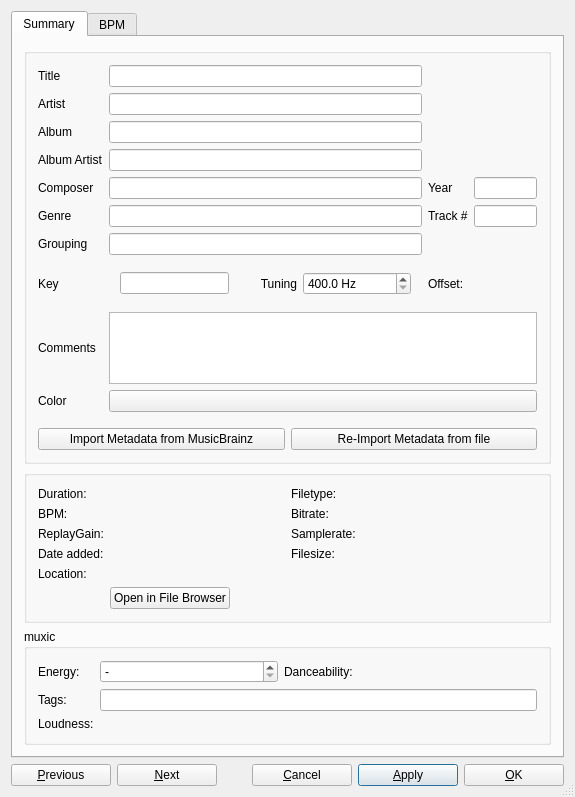
<?xml version="1.0" encoding="UTF-8"?>
<ui version="4.0">
 <class>DlgTrackInfo</class>
 <widget class="QDialog" name="DlgTrackInfo">
  <property name="geometry">
   <rect>
    <x>0</x>
    <y>0</y>
    <width>575</width>
    <height>642</height>
   </rect>
  </property>
  <property name="sizePolicy">
   <sizepolicy hsizetype="Preferred" vsizetype="Preferred">
    <horstretch>0</horstretch>
    <verstretch>0</verstretch>
   </sizepolicy>
  </property>
  <property name="windowTitle">
   <string>Track Editor</string>
  </property>
  <property name="toolTip">
   <string/>
  </property>
  <property name="sizeGripEnabled">
   <bool>true</bool>
  </property>
  <layout class="QVBoxLayout" name="verticalLayout_2">
   <item>
    <widget class="QTabWidget" name="tabWidget">
     <property name="sizePolicy">
      <sizepolicy hsizetype="Preferred" vsizetype="Preferred">
       <horstretch>0</horstretch>
       <verstretch>0</verstretch>
      </sizepolicy>
     </property>
     <property name="minimumSize">
      <size>
       <width>0</width>
       <height>0</height>
      </size>
     </property>
     <property name="currentIndex">
      <number>0</number>
     </property>
     <widget class="QWidget" name="tabSummary">
      <attribute name="title">
       <string>Summary</string>
      </attribute>
      <layout class="QVBoxLayout" name="summary_layout" stretch="1,0,0">
       <item>
        <widget class="QGroupBox" name="metadata_groupBox">
         <layout class="QGridLayout" name="tags_layout" columnstretch="0,10,0,2">
          <item row="0" column="0">
           <widget class="QLabel" name="lblTitle">
            <property name="sizePolicy">
             <sizepolicy hsizetype="Preferred" vsizetype="Preferred">
              <horstretch>0</horstretch>
              <verstretch>0</verstretch>
             </sizepolicy>
            </property>
            <property name="font">
             <font>
              <italic>false</italic>
             </font>
            </property>
            <property name="text">
             <string>Title</string>
            </property>
            <property name="alignment">
             <set>Qt::AlignLeading|Qt::AlignLeft|Qt::AlignVCenter</set>
            </property>
           </widget>
          </item>
          <item row="0" column="1">
           <widget class="QLineEdit" name="txtTitle">
            <property name="sizePolicy">
             <sizepolicy hsizetype="Expanding" vsizetype="Fixed">
              <horstretch>0</horstretch>
              <verstretch>0</verstretch>
             </sizepolicy>
            </property>
            <property name="minimumSize">
             <size>
              <width>0</width>
              <height>0</height>
             </size>
            </property>
           </widget>
          </item>

          <item row="0" column="2" rowspan="3" colspan="2">
           <widget class="QWidget" name="coverWidget" native="true">
            <property name="sizePolicy">
             <sizepolicy hsizetype="Preferred" vsizetype="Preferred">
              <horstretch>0</horstretch>
              <verstretch>0</verstretch>
             </sizepolicy>
            </property>
            <layout class="QHBoxLayout" name="coverLayout">
             <property name="spacing">
              <number>0</number>
             </property>
             <property name="margin">
              <number>0</number>
             </property>
             <property name="sizeConstraint">
              <enum>QLayout::SetDefaultConstraint</enum>
             </property>
             <property name="alignment">
              <set>Qt::AlignRight|Qt::AlignVCenter</set>
             </property>
            </layout>
           </widget>
          </item>

          <item row="1" column="0">
           <widget class="QLabel" name="lblArtist">
            <property name="sizePolicy">
             <sizepolicy hsizetype="Preferred" vsizetype="Preferred">
              <horstretch>0</horstretch>
              <verstretch>0</verstretch>
             </sizepolicy>
            </property>
            <property name="text">
             <string>Artist</string>
            </property>
            <property name="alignment">
             <set>Qt::AlignLeading|Qt::AlignLeft|Qt::AlignVCenter</set>
            </property>
           </widget>
          </item>
          <item row="1" column="1">
           <widget class="QLineEdit" name="txtArtist">
            <property name="sizePolicy">
             <sizepolicy hsizetype="Expanding" vsizetype="Fixed">
              <horstretch>0</horstretch>
              <verstretch>0</verstretch>
             </sizepolicy>
            </property>
            <property name="minimumSize">
             <size>
              <width>0</width>
              <height>0</height>
             </size>
            </property>
           </widget>
          </item>

          <item row="2" column="0">
           <widget class="QLabel" name="lblAlbum">
            <property name="sizePolicy">
             <sizepolicy hsizetype="Preferred" vsizetype="Preferred">
              <horstretch>0</horstretch>
              <verstretch>0</verstretch>
             </sizepolicy>
            </property>
            <property name="text">
             <string>Album</string>
            </property>
            <property name="alignment">
             <set>Qt::AlignLeading|Qt::AlignLeft|Qt::AlignVCenter</set>
            </property>
           </widget>
          </item>
          <item row="2" column="1">
           <widget class="QLineEdit" name="txtAlbum">
            <property name="sizePolicy">
             <sizepolicy hsizetype="Expanding" vsizetype="Fixed">
              <horstretch>0</horstretch>
              <verstretch>0</verstretch>
             </sizepolicy>
            </property>
            <property name="minimumSize">
             <size>
              <width>0</width>
              <height>0</height>
             </size>
            </property>
           </widget>
          </item>

          <item row="3" column="0">
           <widget class="QLabel" name="lblAlbumArtist">
            <property name="sizePolicy">
             <sizepolicy hsizetype="Preferred" vsizetype="Preferred">
              <horstretch>0</horstretch>
              <verstretch>0</verstretch>
             </sizepolicy>
            </property>
            <property name="text">
             <string>Album Artist</string>
            </property>
            <property name="alignment">
             <set>Qt::AlignLeading|Qt::AlignLeft|Qt::AlignVCenter</set>
            </property>
           </widget>
          </item>
          <item row="3" column="1">
           <widget class="QLineEdit" name="txtAlbumArtist">
            <property name="sizePolicy">
             <sizepolicy hsizetype="Expanding" vsizetype="Fixed">
              <horstretch>0</horstretch>
              <verstretch>0</verstretch>
             </sizepolicy>
            </property>
            <property name="minimumSize">
             <size>
              <width>0</width>
              <height>0</height>
             </size>
            </property>
           </widget>
          </item>

          <item row="3" column="2" colspan="2">
           <widget class="QWidget" name="verticalWidgetStars" native="true">
            <property name="sizePolicy">
             <sizepolicy hsizetype="Preferred" vsizetype="Preferred">
              <horstretch>0</horstretch>
              <verstretch>0</verstretch>
             </sizepolicy>
            </property>
            <layout class="QHBoxLayout" name="starsLayout">
             <property name="spacing">
              <number>0</number>
             </property>
             <property name="sizeConstraint">
              <enum>QLayout::SetDefaultConstraint</enum>
             </property>
            </layout>
           </widget>
          </item>

          <item row="4" column="0">
           <widget class="QLabel" name="lblComposer">
            <property name="text">
             <string>Composer</string>
            </property>
            <property name="alignment">
             <set>Qt::AlignLeading|Qt::AlignLeft|Qt::AlignVCenter</set>
            </property>
           </widget>
          </item>
          <item row="4" column="1">
           <widget class="QLineEdit" name="txtComposer">
            <property name="sizePolicy">
             <sizepolicy hsizetype="Expanding" vsizetype="Fixed">
              <horstretch>0</horstretch>
              <verstretch>0</verstretch>
             </sizepolicy>
            </property>
            <property name="minimumSize">
             <size>
              <width>0</width>
              <height>0</height>
             </size>
            </property>
           </widget>
          </item>

          <item row="4" column="2">
           <widget class="QLabel" name="lblYear">
            <property name="text">
             <string>Year</string>
            </property>
            <property name="alignment">
             <set>Qt::AlignLeading|Qt::AlignLeft|Qt::AlignVCenter</set>
            </property>
           </widget>
          </item>
          <item row="4" column="3">
           <widget class="QLineEdit" name="txtYear">
            <property name="sizePolicy">
             <sizepolicy hsizetype="Expanding" vsizetype="Fixed">
              <horstretch>0</horstretch>
              <verstretch>0</verstretch>
             </sizepolicy>
            </property>
           </widget>
          </item>

          <item row="5" column="0">
           <widget class="QLabel" name="lblGenre">
            <property name="text">
             <string>Genre</string>
            </property>
            <property name="alignment">
             <set>Qt::AlignLeading|Qt::AlignLeft|Qt::AlignVCenter</set>
            </property>
           </widget>
          </item>
          <item row="5" column="1">
           <widget class="QLineEdit" name="txtGenre">
            <property name="sizePolicy">
             <sizepolicy hsizetype="Expanding" vsizetype="Fixed">
              <horstretch>0</horstretch>
              <verstretch>0</verstretch>
             </sizepolicy>
            </property>
            <property name="minimumSize">
             <size>
              <width>0</width>
              <height>0</height>
             </size>
            </property>
           </widget>
          </item>

          <item row="5" column="2">
           <widget class="QLabel" name="lblTrackNumber">
            <property name="text">
             <string>Track #</string>
            </property>
            <property name="alignment">
             <set>Qt::AlignLeading|Qt::AlignLeft|Qt::AlignVCenter</set>
            </property>
           </widget>
          </item>
          <item row="5" column="3">
           <widget class="QLineEdit" name="txtTrackNumber">
            <property name="sizePolicy">
             <sizepolicy hsizetype="Expanding" vsizetype="Fixed">
              <horstretch>0</horstretch>
              <verstretch>0</verstretch>
             </sizepolicy>
            </property>
            <property name="minimumSize">
             <size>
              <width>0</width>
              <height>0</height>
             </size>
            </property>
           </widget>
          </item>

          <item row="6" column="0">
           <widget class="QLabel" name="lblGrouping">
            <property name="text">
             <string>Grouping</string>
            </property>
            <property name="alignment">
             <set>Qt::AlignLeading|Qt::AlignLeft|Qt::AlignVCenter</set>
            </property>
           </widget>
          </item>
          <item row="6" column="1">
           <widget class="QLineEdit" name="txtGrouping">
            <property name="sizePolicy">
             <sizepolicy hsizetype="Expanding" vsizetype="Fixed">
              <horstretch>0</horstretch>
              <verstretch>0</verstretch>
             </sizepolicy>
            </property>
            <property name="minimumSize">
             <size>
              <width>0</width>
              <height>0</height>
             </size>
            </property>
           </widget>
          </item>

          <item row="7" column="0">
           <widget class="QLabel" name="lblKey">
            <property name="text">
             <string>Key</string>
            </property>
            <property name="alignment">
             <set>Qt::AlignLeading|Qt::AlignLeft|Qt::AlignVCenter</set>
            </property>
           </widget>
          </item>
          <item row="7" column="1">
           <widget class="QWidget">
            <layout class="QHBoxLayout" name="key_layout">

             <item>
              <widget class="QLineEdit" name="txtKey">
               <property name="sizePolicy">
                <sizepolicy hsizetype="Preferred" vsizetype="Fixed">
                 <horstretch>1</horstretch>
                 <verstretch>0</verstretch>
                </sizepolicy>
               </property>
              </widget>
             </item>
             <item>
              <spacer name="keyTuningSpacerItem">
               <property name="orientation">
                <enum>Qt::Horizontal</enum>
               </property>
               <property name="sizeType">
                <enum>QSizePolicy::Fixed</enum>
               </property>
               <property name="sizeHint" stdset="0">
                <size>
                 <width>25</width>
                 <height>0</height>
                </size>
               </property>
              </spacer>
             </item>
             <item>
              <widget class="QLabel" name="lblTuning">
               <property name="text">
                <string>Tuning</string>
               </property>
               <property name="alignment">
                <set>Qt::AlignRight|Qt::AlignVCenter</set>
               </property>
              </widget>
             </item>

             <item>
              <widget class="QDoubleSpinBox" name="spinTuning">
               <property name="sizePolicy">
                <sizepolicy hsizetype="Preferred" vsizetype="Fixed">
                 <horstretch>1</horstretch>
                 <verstretch>0</verstretch>
                </sizepolicy>
               </property>
               <property name="toolTip">
                <string>A4 tuning frequency in Hz. Standard tuning is 440 Hz.</string>
               </property>
               <property name="suffix">
                <string> Hz</string>
               </property>
               <property name="decimals">
                <number>1</number>
               </property>
               <property name="minimum">
                <double>400.000000000000000</double>
               </property>
               <property name="maximum">
                <double>480.000000000000000</double>
               </property>
               <property name="singleStep">
                <double>0.100000000000000</double>
               </property>
               <property name="value">
                <double>400.000000000000000</double>
               </property>
               <property name="specialValueText">
                <string/>
               </property>
              </widget>
             </item>

            </layout>
           </widget>
          </item>

          <item row="7" column="2">
           <widget class="QLabel" name="lblTuningCents">
            <property name="text">
             <string>Offset:</string>
            </property>
            <property name="alignment">
             <set>Qt::AlignLeading|Qt::AlignLeft|Qt::AlignVCenter</set>
            </property>
           </widget>
          </item>
          <item row="7" column="3">
           <widget class="QLabel" name="txtTuningCents">
            <property name="font">
             <font>
              <weight>75</weight>
              <bold>true</bold>
             </font>
            </property>
            <property name="text">
             <string/>
            </property>
            <property name="toolTip">
             <string>Offset from A440 standard tuning in cents.</string>
            </property>
           </widget>
          </item>


          <item row="8" column="0">
           <widget class="QLabel" name="lblTrackComment">
            <property name="text">
             <string>Comments</string>
            </property>
            <property name="alignment">
             <set>Qt::AlignLeading|Qt::AlignLeft|Qt::AlignVCenter</set>
            </property>
           </widget>
          </item>
          <item row="8" column="1" colspan="3">
           <widget class="QPlainTextEdit" name="txtComment">
            <property name="tabChangesFocus">
             <bool>true</bool>
            </property>
           </widget>
          </item>

          <item row="9" column="0">
           <widget class="QLabel" name="lblTrackColor">
            <property name="text">
             <string>Color</string>
            </property>
            <property name="alignment">
             <set>Qt::AlignLeading|Qt::AlignLeft|Qt::AlignVCenter</set>
            </property>
           </widget>
          </item>
          <item row="9" column="1" colspan="3">
           <widget class="QPushButton" name="btnColorPicker">
            <property name="sizePolicy">
             <sizepolicy hsizetype="MinimumExpanding" vsizetype="Fixed">
              <horstretch>0</horstretch>
              <verstretch>0</verstretch>
             </sizepolicy>
            </property>
           </widget>
          </item>

          <item row="10" column="0">
           <spacer name="horizontalSpacer_5">
            <property name="orientation">
             <enum>Qt::Horizontal</enum>
            </property>
            <property name="sizeHint" stdset="0">
             <size>
              <width>40</width>
              <height>10</height>
             </size>
            </property>
           </spacer>
          </item>

          <item row="11" column="0" colspan="4">
           <layout class="QHBoxLayout" name="metadata_buttons_layout">
            <item>
             <widget class="QPushButton" name="btnImportMetadataFromMusicBrainz">
              <property name="text">
               <string>Import Metadata from MusicBrainz</string>
              </property>
             </widget>
            </item>
            <item>
             <widget class="QPushButton" name="btnImportMetadataFromFile">
              <property name="text">
               <string>Re-Import Metadata from file</string>
              </property>
             </widget>
            </item>
           </layout>
          </item>

         </layout>
        </widget>
       </item>

       <item>
        <widget class="QGroupBox" name="properties_groupBox">
         <property name="sizePolicy">
          <sizepolicy hsizetype="Preferred" vsizetype="Minimum">
           <horstretch>0</horstretch>
           <verstretch>0</verstretch>
          </sizepolicy>
         </property>
         <layout class="QGridLayout" name="properties_layout" rowstretch="0,0,0,0,0,0" columnstretch="0,1,0,1">

          <item row="0" column="0">
           <widget class="QLabel" name="lblDuration">
            <property name="text">
             <string>Duration:</string>
            </property>
           </widget>
          </item>
          <item row="0" column="1">
           <widget class="QLabel" name="txtDuration">
            <property name="font">
             <font>
              <weight>75</weight>
              <bold>true</bold>
             </font>
            </property>
            <property name="text">
             <string/>
            </property>
            <property name="textInteractionFlags">
             <set>Qt::LinksAccessibleByMouse|Qt::TextSelectableByKeyboard|Qt::TextSelectableByMouse</set>
            </property>
           </widget>
          </item>

          <item row="0" column="2">
           <widget class="QLabel" name="lblType">
            <property name="text">
             <string>Filetype:</string>
            </property>
           </widget>
          </item>
          <item row="0" column="3">
           <widget class="QLabel" name="txtType">
            <property name="font">
             <font>
              <weight>75</weight>
              <bold>true</bold>
             </font>
            </property>
            <property name="text">
             <string/>
            </property>
            <property name="textInteractionFlags">
             <set>Qt::LinksAccessibleByMouse|Qt::TextSelectableByKeyboard|Qt::TextSelectableByMouse</set>
            </property>
           </widget>
          </item>

          <item row="1" column="0">
           <widget class="QLabel" name="lblBpm">
            <property name="text">
             <string>BPM:</string>
            </property>
           </widget>
          </item>
          <item row="1" column="1">
           <widget class="QLabel" name="txtBpm">
            <property name="font">
             <font>
              <weight>75</weight>
              <bold>true</bold>
             </font>
            </property>
            <property name="text">
             <string/>
            </property>
            <property name="textInteractionFlags">
             <set>Qt::LinksAccessibleByMouse|Qt::TextSelectableByKeyboard|Qt::TextSelectableByMouse</set>
            </property>
           </widget>
          </item>

          <item row="1" column="2">
           <widget class="QLabel" name="lblBitrate">
            <property name="text">
             <string>Bitrate:</string>
            </property>
           </widget>
          </item>
          <item row="1" column="3">
           <widget class="QLabel" name="txtBitrate">
            <property name="font">
             <font>
              <weight>75</weight>
              <bold>true</bold>
             </font>
            </property>
            <property name="text">
             <string/>
            </property>
            <property name="textInteractionFlags">
             <set>Qt::LinksAccessibleByMouse|Qt::TextSelectableByKeyboard|Qt::TextSelectableByMouse</set>
            </property>
           </widget>
          </item>

          <item row="2" column="0">
           <widget class="QLabel" name="lblReplayGain">
            <property name="text">
             <string>ReplayGain:</string>
            </property>
           </widget>
          </item>
          <item row="2" column="1">
           <widget class="QLabel" name="txtReplayGain">
            <property name="font">
             <font>
              <weight>75</weight>
              <bold>true</bold>
             </font>
            </property>
            <property name="text">
             <string/>
            </property>
            <property name="textInteractionFlags">
             <set>Qt::LinksAccessibleByMouse|Qt::TextSelectableByKeyboard|Qt::TextSelectableByMouse</set>
            </property>
           </widget>
          </item>

          <item row="2" column="2">
           <widget class="QLabel" name="lblSamplerate">
            <property name="text">
             <string>Samplerate:</string>
            </property>
           </widget>
          </item>
          <item row="2" column="3">
           <widget class="QLabel" name="txtSamplerate">
            <property name="font">
             <font>
              <weight>75</weight>
              <bold>true</bold>
             </font>
            </property>
            <property name="text">
             <string/>
            </property>
            <property name="textInteractionFlags">
             <set>Qt::LinksAccessibleByMouse|Qt::TextSelectableByKeyboard|Qt::TextSelectableByMouse</set>
            </property>
           </widget>
          </item>

          <item row="3" column="0">
           <widget class="QLabel" name="lblDateAdded">
            <property name="text">
             <string>Date added:</string>
            </property>
           </widget>
          </item>
          <item row="3" column="1">
           <widget class="QLabel" name="txtDateAdded">
            <property name="font">
             <font>
              <weight>75</weight>
              <bold>true</bold>
             </font>
            </property>
            <property name="text">
             <string/>
            </property>
            <property name="textInteractionFlags">
             <set>Qt::LinksAccessibleByMouse|Qt::TextSelectableByKeyboard|Qt::TextSelectableByMouse</set>
            </property>
           </widget>
          </item>

          <item row="3" column="2">
           <widget class="QLabel" name="lblFileSize">
            <property name="text">
             <string>Filesize:</string>
            </property>
           </widget>
          </item>
          <item row="3" column="3">
           <widget class="QLabel" name="txtFileSize">
            <property name="font">
             <font>
              <weight>75</weight>
              <bold>true</bold>
             </font>
            </property>
            <property name="text">
             <string/>
            </property>
            <property name="textInteractionFlags">
             <set>Qt::LinksAccessibleByMouse|Qt::TextSelectableByKeyboard|Qt::TextSelectableByMouse</set>
            </property>
           </widget>
          </item>

          <item row="4" column="0">
           <widget class="QLabel" name="lblLocation">
            <property name="text">
             <string>Location:</string>
            </property>
            <property name="alignment">
             <set>Qt::AlignLeading|Qt::AlignLeft|Qt::AlignTop</set>
            </property>
           </widget>
          </item>
          <item row="4" column="1" colspan="3">
           <widget class="QLabel" name="txtLocation">
            <property name="text">
             <string/>
            </property>
            <property name="wordWrap">
             <bool>true</bool>
            </property>
            <property name="textInteractionFlags">
             <set>Qt::LinksAccessibleByMouse|Qt::TextSelectableByKeyboard|Qt::TextSelectableByMouse</set>
            </property>
           </widget>
          </item>

          <item row="5" column="1" colspan="3">
           <layout class="QHBoxLayout" name="openFileBrowser_layout">
            <item>
             <widget class="QPushButton" name="btnOpenFileBrowser">
              <property name="text">
               <string>Open in File Browser</string>
              </property>
             </widget>
            </item>
            <item>
             <spacer name="horizontalSpacer_6">
              <property name="orientation">
               <enum>Qt::Horizontal</enum>
              </property>
              <property name="sizeHint" stdset="0">
               <size>
                <width>40</width>
                <height>10</height>
               </size>
              </property>
             </spacer>
            </item>
           </layout>
          </item>

         </layout>
        </widget>
       </item>

       <item>
        <widget class="QGroupBox" name="muxic_groupBox">
         <property name="sizePolicy">
          <sizepolicy hsizetype="Preferred" vsizetype="Minimum">
           <horstretch>0</horstretch>
           <verstretch>0</verstretch>
          </sizepolicy>
         </property>
         <property name="title">
          <string>muxic</string>
         </property>
         <layout class="QGridLayout" name="muxic_layout" columnstretch="0,1,0,1">

          <item row="0" column="0">
           <widget class="QLabel" name="lblMuxicEnergy">
            <property name="text">
             <string>Energy:</string>
            </property>
           </widget>
          </item>
          <item row="0" column="1">
           <widget class="QSpinBox" name="spinMuxicEnergy">
            <property name="toolTip">
             <string>Energy from 1 to 10. Zero clears the value.</string>
            </property>
            <property name="minimum">
             <number>0</number>
            </property>
            <property name="maximum">
             <number>10</number>
            </property>
            <property name="specialValueText">
             <string>-</string>
            </property>
           </widget>
          </item>

          <item row="0" column="2">
           <widget class="QLabel" name="lblMuxicDanceability">
            <property name="text">
             <string>Danceability:</string>
            </property>
           </widget>
          </item>
          <item row="0" column="3">
           <widget class="QLabel" name="txtMuxicDanceability">
            <property name="font">
             <font>
              <weight>75</weight>
              <bold>true</bold>
             </font>
            </property>
            <property name="text">
             <string/>
            </property>
            <property name="textInteractionFlags">
             <set>Qt::LinksAccessibleByMouse|Qt::TextSelectableByKeyboard|Qt::TextSelectableByMouse</set>
            </property>
           </widget>
          </item>

          <item row="1" column="0">
           <widget class="QLabel" name="lblMuxicTags">
            <property name="text">
             <string>Tags:</string>
            </property>
           </widget>
          </item>
          <item row="1" column="1" colspan="3">
           <widget class="QLineEdit" name="txtMuxicTags">
            <property name="toolTip">
             <string>Tags, separated by commas.</string>
            </property>
           </widget>
          </item>

          <item row="2" column="0">
           <widget class="QLabel" name="lblMuxicLufs">
            <property name="text">
             <string>Loudness:</string>
            </property>
           </widget>
          </item>
          <item row="2" column="1" colspan="3">
           <widget class="QLabel" name="txtMuxicLufs">
            <property name="font">
             <font>
              <weight>75</weight>
              <bold>true</bold>
             </font>
            </property>
            <property name="text">
             <string/>
            </property>
            <property name="textInteractionFlags">
             <set>Qt::LinksAccessibleByMouse|Qt::TextSelectableByKeyboard|Qt::TextSelectableByMouse</set>
            </property>
           </widget>
          </item>

         </layout>
        </widget>
       </item>
      </layout>
     </widget>

     <widget class="QWidget" name="tabBPM">
      <attribute name="title">
       <string>BPM</string>
      </attribute>
      <layout class="QVBoxLayout" name="verticalLayout_4">
       <item>
        <widget class="QPushButton" name="bpmLock">
         <property name="toolTip">
          <string>Lock or unlock the BPM and beatgrid for this track.</string>
         </property>
        </widget>
       </item>
       <item>
        <layout class="QHBoxLayout" name="horizontalLayout_4">
         <item>
          <layout class="QGridLayout" name="gridLayout">
           <item row="0" column="0">
            <widget class="QLabel" name="labelBpm">
             <property name="text">
              <string>Track BPM: </string>
             </property>
            </widget>
           </item>
           <item row="0" column="1">
            <widget class="QDoubleSpinBox" name="spinBpm">
             <property name="toolTip">
              <string>Displays the BPM of the selected track.</string>
             </property>
             <property name="decimals">
              <number>8</number>
             </property>
             <property name="maximum">
              <double>500.000000000000000</double>
             </property>
             <property name="singleStep">
              <double>1.000000000000000</double>
             </property>
            </widget>
           </item>
           <item row="1" column="1" colspan="2">
            <widget class="QCheckBox" name="bpmConst">
             <property name="toolTip">
              <string>Converts beats detected by the analyzer into a fixed-tempo beatgrid.
Use this setting if your tracks have a constant tempo (e.g. most electronic music).
Often results in higher quality beatgrids, but will not do well on tracks that have tempo shifts.</string>
             </property>
             <property name="text">
              <string>Assume constant tempo</string>
             </property>
            </widget>
           </item>
           <item row="2" column="0" colspan="3">
            <widget class="QLabel" name="labelScaleBpm">
             <property name="text">
              <string>Scale BPM:</string>
             </property>
             <property name="alignment">
              <set>Qt::AlignLeading|Qt::AlignLeft|Qt::AlignVCenter</set>
             </property>
            </widget>
           </item>
           <item row="3" column="0">
            <widget class="QPushButton" name="bpmHalve">
             <property name="toolTip">
              <string>Sets the BPM to 50% of the current value.</string>
             </property>
             <property name="text">
              <string>Halve BPM</string>
             </property>
            </widget>
           </item>
           <item row="3" column="1">
            <widget class="QPushButton" name="bpmDouble">
             <property name="toolTip">
              <string>Sets the BPM to 200% of the current value.</string>
             </property>
             <property name="text">
              <string>Double BPM</string>
             </property>
            </widget>
           </item>
           <item row="4" column="0">
            <widget class="QPushButton" name="bpmTwoThirds">
             <property name="toolTip">
              <string>Sets the BPM to 66% of the current value.</string>
             </property>
             <property name="text">
              <string>2/3 BPM</string>
             </property>
            </widget>
           </item>
           <item row="4" column="1">
            <widget class="QPushButton" name="bpmThreeHalves">
             <property name="toolTip">
              <string>Sets the BPM to 150% of the current value.</string>
             </property>
             <property name="text">
              <string>3/2 BPM</string>
             </property>
            </widget>
           </item>
           <item row="5" column="0">
            <widget class="QPushButton" name="bpmThreeFourths">
             <property name="toolTip">
              <string>Sets the BPM to 75% of the current value.</string>
             </property>
             <property name="text">
              <string>3/4 BPM</string>
             </property>
            </widget>
           </item>
           <item row="5" column="1">
            <widget class="QPushButton" name="bpmFourThirds">
             <property name="toolTip">
              <string>Sets the BPM to 133% of the current value.</string>
             </property>
             <property name="text">
              <string>4/3 BPM</string>
             </property>
            </widget>
           </item>
           <item row="6" column="0">
            <widget class="QPushButton" name="bpmFourFifths">
             <property name="toolTip">
              <string>Sets the BPM to 80% of the current value.</string>
             </property>
             <property name="text">
              <string>4/5 BPM</string>
             </property>
            </widget>
           </item>
           <item row="6" column="1">
            <widget class="QPushButton" name="bpmFiveFourths">
             <property name="toolTip">
              <string>Sets the BPM to 125% of the current value.</string>
             </property>
             <property name="text">
              <string>5/4 BPM</string>
             </property>
            </widget>
           </item>
           <item row="3" column="2" rowspan="4">
            <widget class="QPushButton" name="bpmTap">
             <property name="sizePolicy">
              <sizepolicy hsizetype="Preferred" vsizetype="Preferred">
               <horstretch>0</horstretch>
               <verstretch>0</verstretch>
              </sizepolicy>
             </property>
             <property name="toolTip">
              <string>Tap with the beat to set the BPM to the speed you are tapping.</string>
             </property>
             <property name="text">
              <string>Tap to Beat</string>
             </property>
            </widget>
           </item>
          </layout>
         </item>
        </layout>
       </item>
       <item>
        <widget class="Line" name="line">
         <property name="orientation">
          <enum>Qt::Horizontal</enum>
         </property>
        </widget>
       </item>
       <item>
        <widget class="QPushButton" name="bpmClear">
         <property name="text">
          <string>Clear BPM and Beatgrid</string>
         </property>
        </widget>
       </item>
       <item>
        <widget class="QLabel" name="label">
         <property name="text">
          <string>Hint: Use the Library Analyze view to run BPM detection.</string>
         </property>
        </widget>
       </item>
       <item>
        <spacer name="verticalSpacer">
         <property name="orientation">
          <enum>Qt::Vertical</enum>
         </property>
         <property name="sizeHint" stdset="0">
          <size>
           <width>0</width>
           <height>200</height>
          </size>
         </property>
        </spacer>
       </item>
      </layout>
     </widget>
    </widget>
   </item>
   <item>
    <layout class="QHBoxLayout" name="buttonLayout">
     <item>
      <widget class="QPushButton" name="btnPrev">
       <property name="minimumSize">
        <size>
         <width>100</width>
         <height>0</height>
        </size>
       </property>
       <property name="maximumSize">
        <size>
         <width>95</width>
         <height>16777215</height>
        </size>
       </property>
       <property name="toolTip">
        <string extracomment="&quot;Previous&quot; button">Move to the previous item.</string>
       </property>
       <property name="text">
        <string>&amp;Previous</string>
       </property>
      </widget>
     </item>
     <item>
      <widget class="QPushButton" name="btnNext">
       <property name="minimumSize">
        <size>
         <width>100</width>
         <height>0</height>
        </size>
       </property>
       <property name="toolTip">
        <string extracomment="&quot;Next&quot; button">Move to the next item.</string>
       </property>
       <property name="text">
        <string>&amp;Next</string>
       </property>
      </widget>
     </item>
     <item>
      <spacer name="horizontalSpacer">
       <property name="orientation">
        <enum>Qt::Horizontal</enum>
       </property>
       <property name="sizeHint" stdset="0">
        <size>
         <width>40</width>
         <height>20</height>
        </size>
       </property>
      </spacer>
     </item>
     <item>
      <widget class="QPushButton" name="btnCancel">
       <property name="minimumSize">
        <size>
         <width>100</width>
         <height>0</height>
        </size>
       </property>
       <property name="toolTip">
        <string extracomment="&quot;Cancel&quot; button">Discard changes and close the window.</string>
       </property>
       <property name="text">
        <string>&amp;Cancel</string>
       </property>
       <property name="default">
        <bool>false</bool>
       </property>
      </widget>
     </item>
     <item>
      <widget class="QPushButton" name="btnApply">
       <property name="minimumSize">
        <size>
         <width>100</width>
         <height>0</height>
        </size>
       </property>
       <property name="toolTip">
        <string extracomment="&quot;Apply&quot; button">Save changes and keep the window open.</string>
       </property>
       <property name="text">
        <string>&amp;Apply</string>
       </property>
       <property name="default">
        <bool>true</bool>
       </property>
      </widget>
     </item>
     <item>
      <widget class="QPushButton" name="btnOK">
       <property name="minimumSize">
        <size>
         <width>100</width>
         <height>0</height>
        </size>
       </property>
       <property name="toolTip">
        <string extracomment="&quot;OK&quot; button">Save changes and close the window.</string>
       </property>
       <property name="text">
        <string>&amp;OK</string>
       </property>
       <property name="default">
        <bool>false</bool>
       </property>
      </widget>
     </item>
    </layout>
   </item>
  </layout>
 </widget>
 <layoutdefault spacing="6" margin="11"/>
 <tabstops>
  <tabstop>tabWidget</tabstop>
  <tabstop>txtTitle</tabstop>
  <tabstop>txtArtist</tabstop>
  <tabstop>txtAlbum</tabstop>
  <tabstop>txtAlbumArtist</tabstop>
  <tabstop>txtComposer</tabstop>
  <tabstop>txtYear</tabstop>
  <tabstop>txtGenre</tabstop>
  <tabstop>txtTrackNumber</tabstop>
  <tabstop>txtGrouping</tabstop>
  <tabstop>txtKey</tabstop>
  <tabstop>spinTuning</tabstop>
  <tabstop>txtComment</tabstop>
  <tabstop>btnColorPicker</tabstop>
  <tabstop>btnImportMetadataFromMusicBrainz</tabstop>
  <tabstop>btnImportMetadataFromFile</tabstop>
  <tabstop>btnOpenFileBrowser</tabstop>
  <tabstop>spinBpm</tabstop>
  <tabstop>bpmConst</tabstop>
  <tabstop>bpmTap</tabstop>
  <tabstop>bpmHalve</tabstop>
  <tabstop>bpmDouble</tabstop>
  <tabstop>bpmTwoThirds</tabstop>
  <tabstop>bpmThreeHalves</tabstop>
  <tabstop>bpmThreeFourths</tabstop>
  <tabstop>bpmFourThirds</tabstop>
  <tabstop>bpmFourFifths</tabstop>
  <tabstop>bpmFiveFourths</tabstop>
  <tabstop>bpmClear</tabstop>
  <tabstop>btnPrev</tabstop>
  <tabstop>btnNext</tabstop>
  <tabstop>btnCancel</tabstop>
  <tabstop>btnApply</tabstop>
  <tabstop>btnOK</tabstop>
 </tabstops>
 <resources/>
 <connections/>
</ui>
